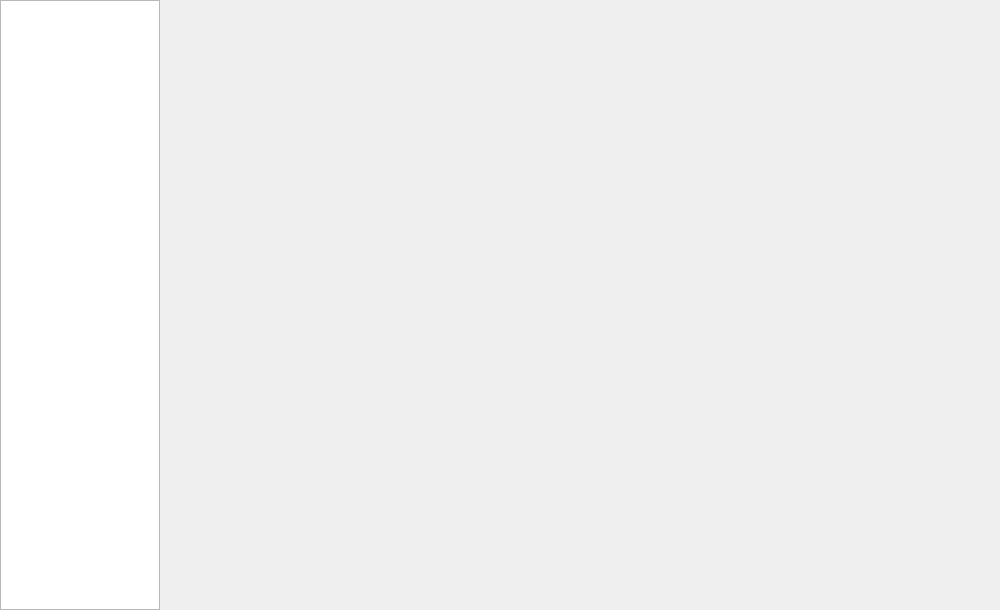
<?xml version="1.0" encoding="UTF-8"?>
<ui version="4.0">
 <class>tbMyPhoneManager</class>
 <widget class="QWidget" name="tbMyPhoneManager">
  <property name="geometry">
   <rect>
    <x>0</x>
    <y>0</y>
    <width>1000</width>
    <height>610</height>
   </rect>
  </property>
  <property name="windowTitle">
   <string>Form</string>
  </property>
  <widget class="QListWidget" name="listWidget">
   <property name="geometry">
    <rect>
     <x>0</x>
     <y>0</y>
     <width>160</width>
     <height>610</height>
    </rect>
   </property>
  </widget>
  <widget class="QWidget" name="background" native="true">
   <property name="geometry">
    <rect>
     <x>0</x>
     <y>1000</y>
     <width>1000</width>
     <height>610</height>
    </rect>
   </property>
  </widget>
  <widget class="QWidget" name="horizontalLayoutWidget">
   <property name="geometry">
    <rect>
     <x>160</x>
     <y>0</y>
     <width>841</width>
     <height>611</height>
    </rect>
   </property>
   <layout class="QHBoxLayout" name="horizontalLayout"/>
  </widget>
  <zorder>background</zorder>
  <zorder>listWidget</zorder>
  <zorder>horizontalLayoutWidget</zorder>
 </widget>
 <resources/>
 <connections/>
</ui>
